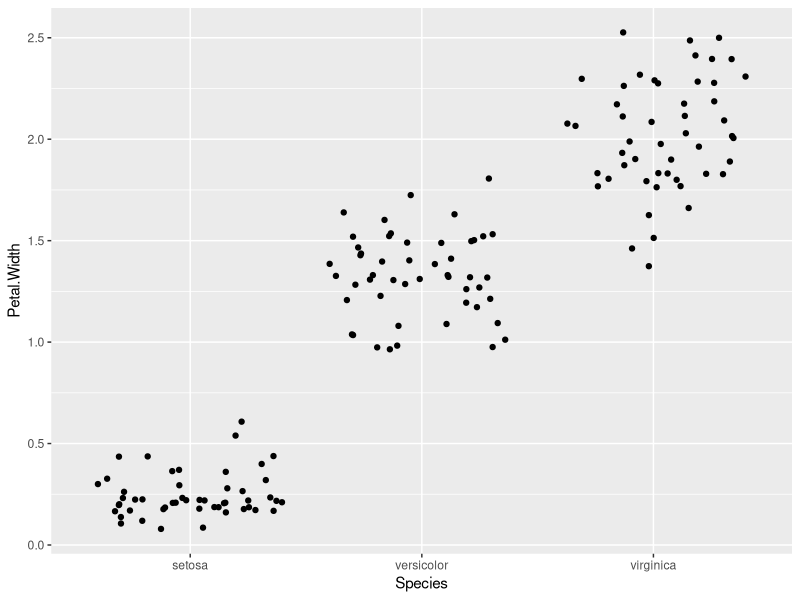
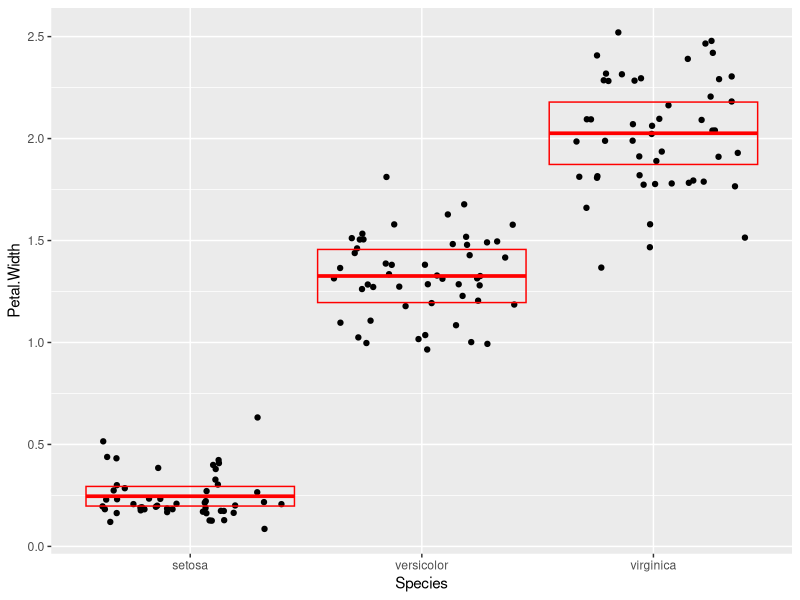
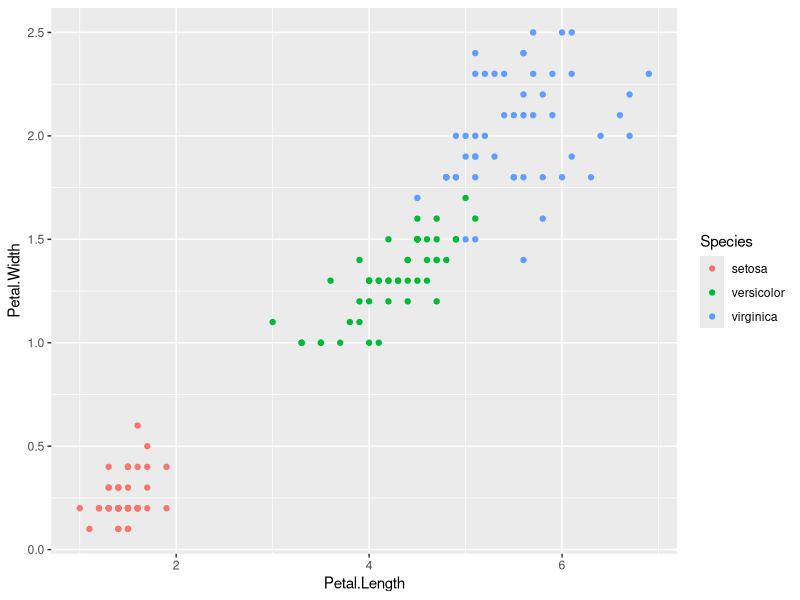

Recreate these plots in R, in order. (Note: this script raises an error after producing the figures.)
## ---- chunk 1
library(tidyverse)
iris
iris <- as_tibble(iris)
iris
## ---- chunk 2
new_iris <- rename(iris, sepal_length = Sepal.Length, sepal_width = Sepal.Width, petal_length = Petal.Length, petal_width = Petal.Width, species = Species)
new_iris
## ---- chunk 3
iris_cm <- mutate(new_iris, sepal_length = sepal_length * 10, sepal_width = sepal_width * 10, petal_length = petal_length * 10, petal_width = petal_width * 10)
iris_cm
## ---- chunk 4
iris_area <-mutate(iris_cm, sepal_area = sepal_length * sepal_width, petal_area = petal_length * petal_width)
iris_onlyarea <- select(iris_area, sepal_area, petal_area, species)
iris_onlyarea
## ---- chunk 5
summarise(
  iris,
  sample_size = n(),
  min = min(Sepal.Length),
  max = max(Sepal.Length),
  range = max(Sepal.Length) - min(Sepal.Length),
  median = median(Sepal.Length),
  q1 = quantile(Sepal.Length, probs = 0.25),
  q2 = quantile(Sepal.Length, probs = 0.75),
  IQR = IQR(Sepal.Length)
)
## ---- chunk 6
iris_grouped <- group_by(iris, Species)
iris_grouped

Petal.Width_summary <-
  summarize(
    iris_grouped,
    sample_size = n(),
    mean_pw = mean(Petal.Width),
    sd = sd(Petal.Width),
    var = var(Petal.Width),
    sem = sd(Petal.Length) / sqrt(n()),
    ci_upper_limit = mean_pw + 1.96 * sem,
    ci_lower_limit = mean_pw - 1.96 * sem
  )
Petal.Width_summary

## ---- chunk 7
ggplot(data = iris) +
  geom_jitter(mapping = aes(x = Species, y = Petal.Width))
## ---- chunk 8
ggplot(data = iris) +
  geom_jitter(mapping = aes(x = Species, y = Petal.Width)) +
  geom_crossbar(
    data = Petal.Width_summary, 
    mapping = aes(x = Species, y = mean_pw, ymax = ci_upper_limit, 
                  ymin = ci_lower_limit),
    color = "red"
  )
## ---- chunk 9
ggplot(data = iris) +
  geom_point(mapping = aes(x = Petal.Length, y = Petal.Width, color = Species))
## ---- chunk 10
sessioninfo::session_info()
